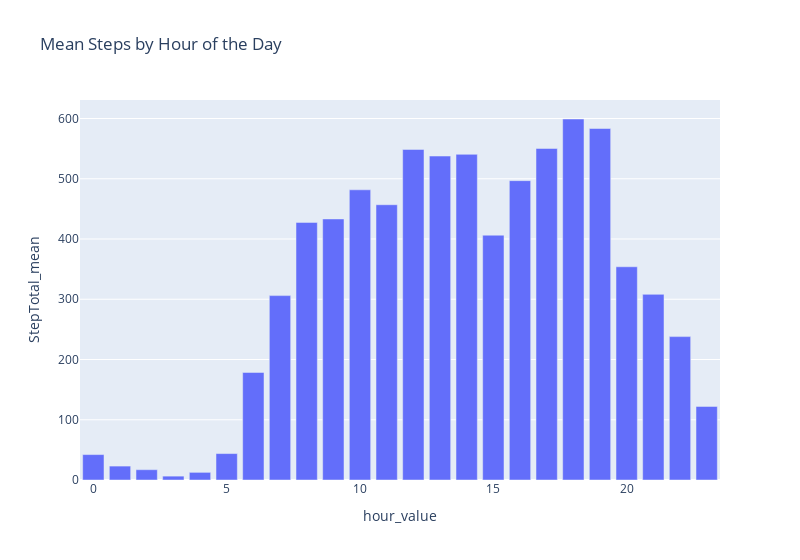

Notebook source saved alongside this figure:
### Markdown cell above
Bar chart showing mean steps taken by hour of day  
  
This chart also makes intuitive sense where most of the steps are taken during the day.

### Code cell
px.bar(
    hourlySteps_agg,
    y='StepTotal_mean',
    title='Mean Steps by Hour of the Day',
    width=800
)

### Figure 1 — Plotly figure (JSON) as saved in the notebook; plotly's stock layout.template omitted (floating-point values rounded to 4 significant figures)
{"data": [{"alignmentgroup": "True", "hovertemplate": "hour_value=%{x}<br>StepTotal_mean=%{y}<extra></extra>", "legendgroup": "", "marker": {"color": "#636efa", "pattern": {"shape": ""}}, "name": "", "offsetgroup": "", "orientation": "v", "showlegend": false, "textposition": "auto", "type": "bar", "x": [0, 1, 2, 3, 4, 5, 6, 7, 8, 9, 10, 11, 12, 13, 14, 15, 16, 17, 18, 19, 20, 21, 22, 23], "xaxis": "x", "y": [42.19, 23.1, 17.11, 6.427, 12.7, 43.87, 178.5, 306.0, 427.5, 433.3, 481.7, 456.9, 548.6, 537.7, 540.5, 406.3, 496.8, 550.2, 599.2, 583.4, 353.9, 308.1, 238.0, 122.1], "yaxis": "y"}], "layout": {"barmode": "relative", "legend": {"tracegroupgap": 0}, "title": {"text": "Mean Steps by Hour of the Day"}, "width": 800, "xaxis": {"anchor": "y", "domain": [0, 1], "title": {"text": "hour_value"}}, "yaxis": {"anchor": "x", "domain": [0, 1], "title": {"text": "StepTotal_mean"}}}}
